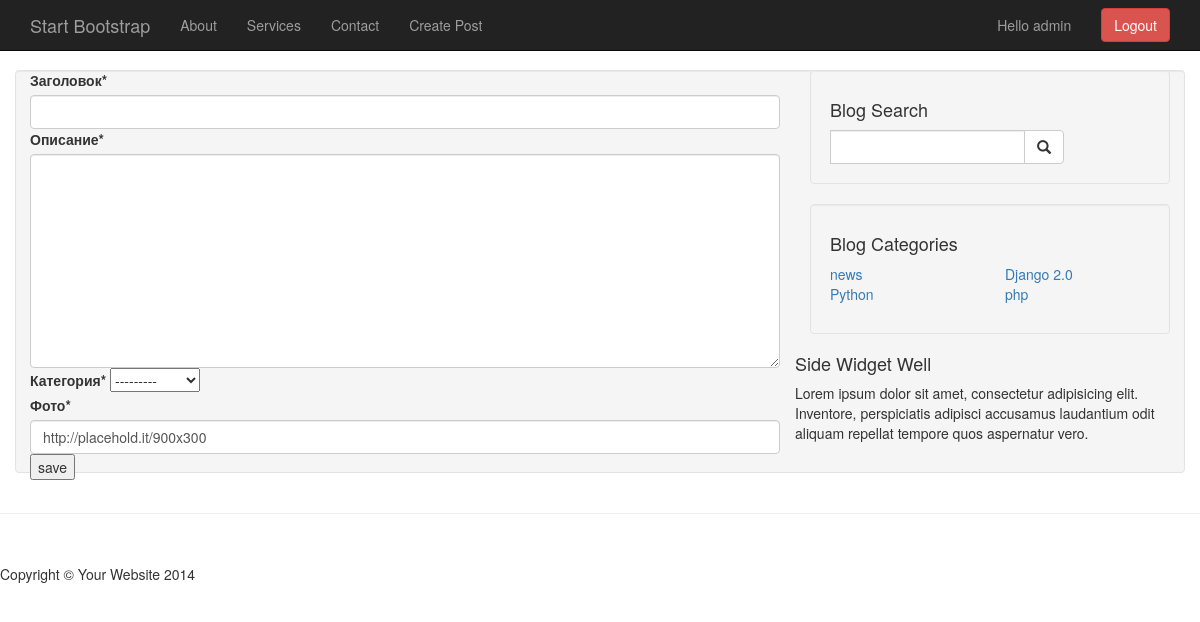
Screenshot of /blog/create/ (signed in) with the database file from the repository.
### newsBlog/models.py (models this page shows)
class Category(models.Model):
    name = models.CharField(max_length=30, verbose_name="Название")
    def __str__(self):
        return self.name
    class Meta:
        verbose_name = "Категория"
        verbose_name_plural = "Категории"

### newsBlog/views.py (the view, shortened to what this page needs)
# urls.py: path('blog/create/', views.create, name="create"),
@login_required
def create(request):
    form = PostForm()
    context = {'form': form}
    context.update(get_categories())
    return render(request, 'newsBlog/create.html', context)

### newsBlog/forms.py
class PostForm(forms.ModelForm):
    class Meta:
        model = Post
        exclude = ('published_date', 'user')

### newsBlog/views.py (called while the page is built)
def get_categories():
    all = Category.objects.all()
    count = all.count()
    half = count / 2 + count % 2
    first_half = all[:half]
    second_half = all[half:]
    return {'cat1': first_half, "cat2": second_half}

### templates/newsBlog/create.html (shortened to what this page needs)
{% extends 'newsBlog/base.html'%}
{% load crispy_forms_tags %}
{% block content%}
 <div class="col-lg-8">
    <form action="{% url 'create' %}" method="post" >
         {{ form|crispy }}
        <input type="submit" value="save">
    </form>
</div>
{% endblock %}

### templates/newsBlog/base.html (shortened to what this page needs)
<!DOCTYPE html>
<html lang="en">
<head>
    {% load static %}
    <link href="{% static 'newsBlog/css/bootstrap.min.css'%}" rel="stylesheet">
    <link href="{% static 'newsBlog/css/blog-home.css'%}" rel="stylesheet">
</head>
<body>
<nav class="navbar navbar-inverse navbar-fixed-top" role="navigation">
    <div class="container">
        <div class="navbar-header">
            <a class="navbar-brand" href="{% url 'index' %}">Start Bootstrap</a>
        </div>
        <div class="collapse navbar-collapse" id="bs-example-navbar-collapse-1">
            <ul class="nav navbar-nav">
                <li>
                    <a href="#">About</a>
                </li>
                <li>
                    <a href="#">Services</a>
                </li>
                <li>
                    <a href="#">Contact</a>
                </li>
                {% if user.is_authenticated %}
                <li>
                    <a href="{% url 'create' %}">Create Post</a>
                </li>
                {% endif %}
            </ul>
                 {% include 'newsBlog/toggle_login.html' %}
        </div>
    </div>
</nav>
<div class="container">
    <div class="row">
        {% block content %}
        {% endblock %}
        <div class="col-md-4">
            <div class="well">
                <h4>Blog Search</h4>
                <div class="input-group">
                    <form method="post" action="{% url 'search' %}" class="input-group">
                        <input type="search" name="query" class="form-control">
                        <span class="input-group-btn">
                                <button class="btn btn-default" type="submit">
                                    <span class="glyphicon glyphicon-search"></span>
                                </button>
                            </span>
                    </form>
                </div>
            </div>
            <div class="well">
                <h4>Blog Categories</h4>
                <div class="row">
                    <div class="col-lg-6">
                        <ul class="list-unstyled">
                            {% for c in cat1 %}
                            <li><a href="{% url 'category' id=c.pk %}">{{c.name}}</a></li>
                            {% endfor %}
                        </ul>
                    </div>
                    <div class="col-lg-6">
                        <ul class="list-unstyled">
                            {% for c in cat2 %}
                            <li><a href="{% url 'category' id=c.pk %}">{{c.name}}</a></li>
                            {% endfor %}
                        </ul>
                    </div>
                </div>
            </div>
        </div>
        <div class="well">
            <h4>Side Widget Well</h4>
            <p>Lorem ipsum dolor sit amet, consectetur adipisicing elit. Inventore, perspiciatis adipisci accusamus
                laudantium odit aliquam repellat tempore quos aspernatur vero.</p>
        </div>
    </div>
</div>
<hr>
<footer>
    <div class="row">
        <div class="col-lg-12">
            <p>Copyright &copy; Your Website 2014</p>
        </div>
    </div>
</footer>
</body>
</html>

### templates/newsBlog/toggle_login.html (shortened to what this page needs)
{% if user.is_authenticated %}
<div class="navbar-form navbar-right">
    <a href="{% url 'blog_logout' %}" class="btn btn-danger">Logout</a>
</div>
<ul class="nav navbar-nav navbar-right">
    <li><a href="#">Hello {{user}}</a></li>
</ul>
{% endif %}

### static/newsBlog/css/blog-home.css (style rules this page uses)
body { padding-top: 70px; }
footer { margin: 50px 0; }

### rows the page displays
Category: name "news"
Category: name "Python"
Category: name "Django 2.0"
Category: name "php"

### other values shown
{{ user }} "admin"
